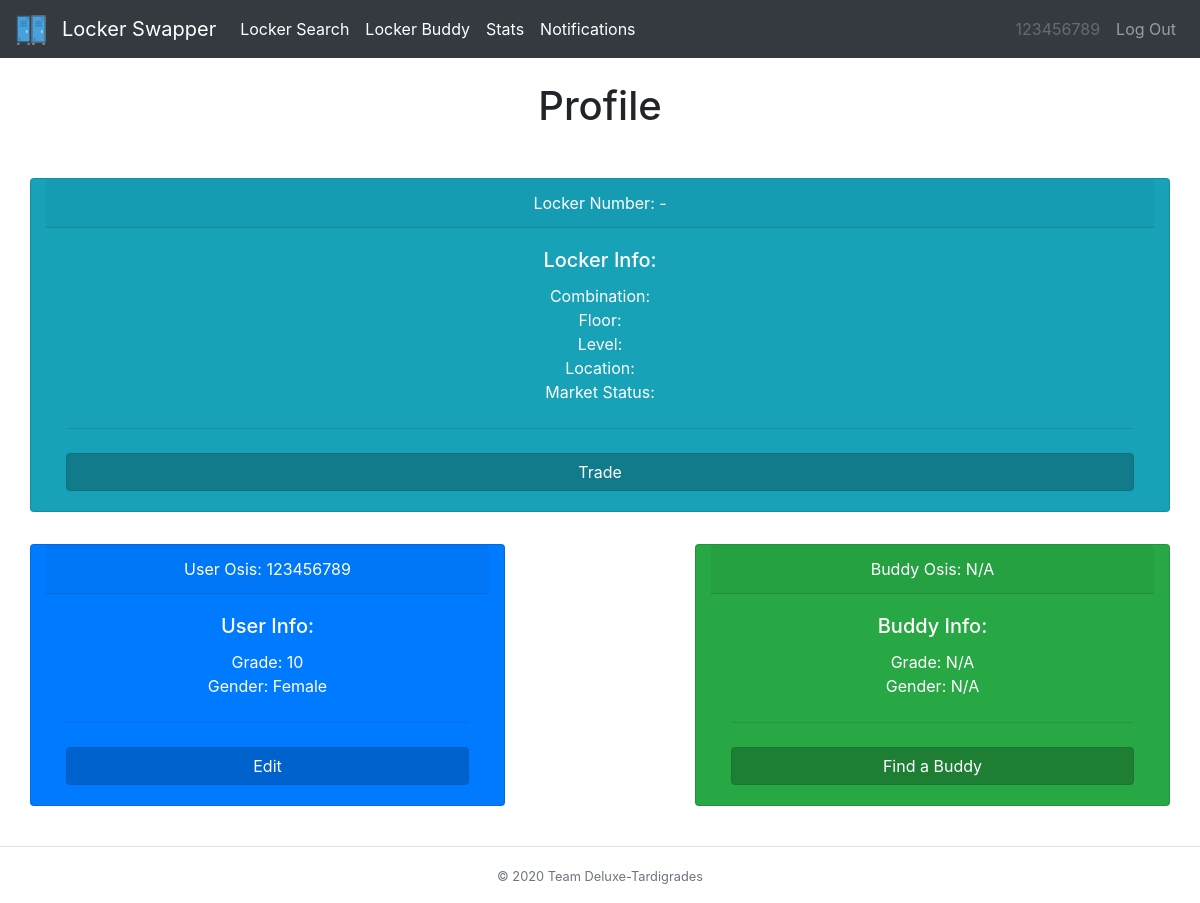
Page /home (signed in) on the earlier database version.
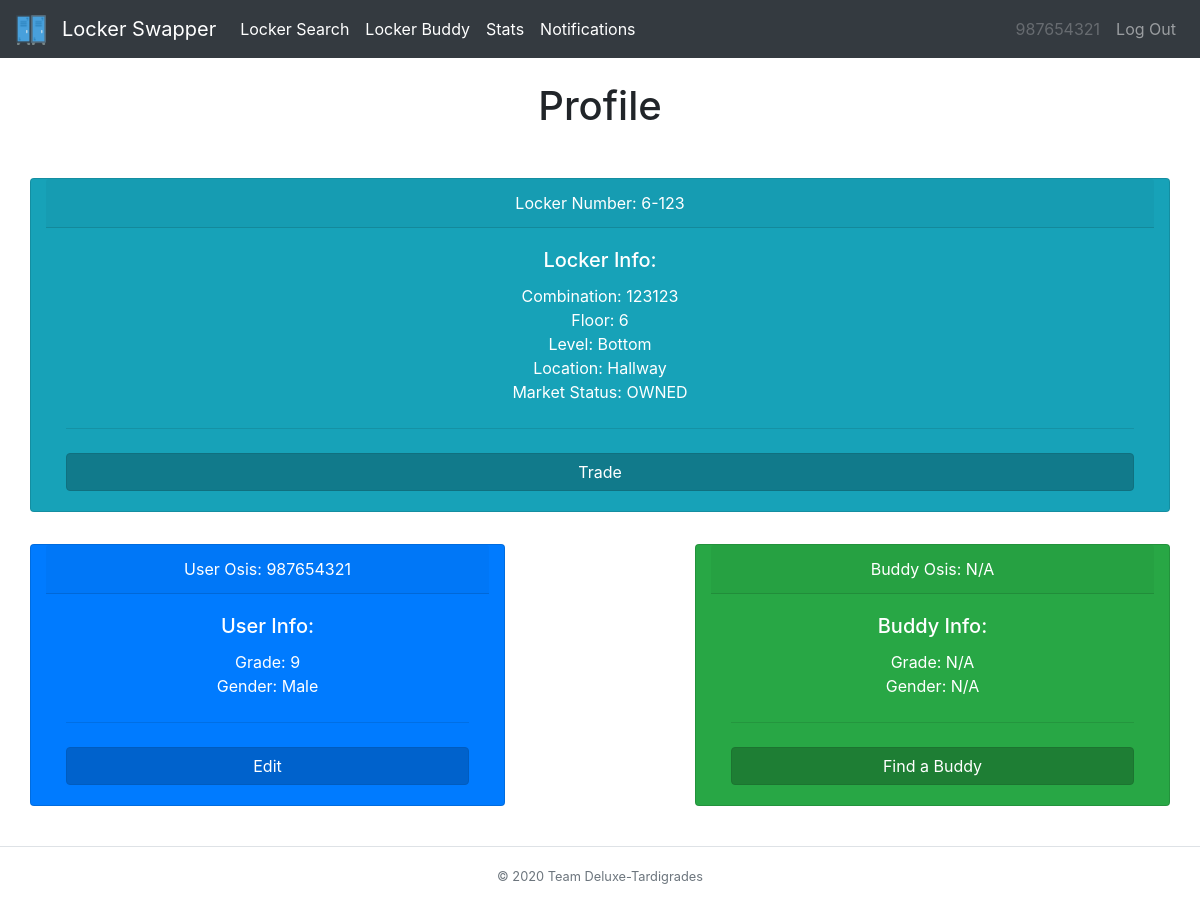
Same page on the later database version.
### tables this page shows
CREATE TABLE user_tbl (osis INT, password TEXT, locker INT, grade INT, buddy INT, survey TEXT, gender TEXT);

CREATE TABLE locker_tbl (locker INT, owner TEXT, combo TEXT, floor INT, level INT, location TEXT, status TEXT);

### __init__.py (the view)
@app.route("/home")
@login_required
def profile():
    userInfo = db_manager.getUserInfo(session['osis'])
    buddy = ["N/A","N/A","N/A","N/A","N/A","N/A","N/A","N/A"]
    if userInfo[4] != "":
        buddy = db_manager.getUserInfo(userInfo[4])
    locker = db_manager.getLockerInfo(userInfo[2], session['osis'])
    transactions=db_manager.getTransactionInfo(session['osis'])
    changed=db_manager.ifDissolve(session["osis"])
    return render_template("home.html", heading="Profile", userInfo=userInfo, buddy=buddy, locker=locker, transactions=transactions , user=session['osis'], changed=changed)

### __init__.py (called while the page is built)
def login_required(f):
    @wraps(f)
    def dec(*args, **kwargs):
        if 'osis' in session:
            return f(*args, **kwargs)
        flash('You must be logged in to view this page!', 'danger')
        return redirect('/')
    return dec

### db_builder.py (called while the page is built)
def execmany(cmd, inputs):
    db = sqlite3.connect(DB_FILE)
    c = db.cursor()
    output = c.execute(cmd, inputs)
    db.commit()
    return output

### db_manager.py (called while the page is built)
def getUserInfo(osis):
    q = "SELECT * from user_tbl WHERE osis=?"
    inputs = (osis,)
    data = execmany(q, inputs).fetchone()
    info = [data[0],data[1],data[2],data[3],data[4],data[5],data[6]]
    return info

def getLockerInfo(locker,osis):
    q = "SELECT * from locker_tbl WHERE locker=? AND owner = ?"
    inputs = (locker,osis)
    data = execmany(q, inputs).fetchone()
    info=[]
    if data is not None:
        for value in data:
            info.append(value)
    return info

def ifDissolve(user):
    q = "SELECT * FROM transaction_tbl WHERE (recipient=? OR sender=?) AND status = ? AND request = ?"
    inputs=(user,user,1,"D")
    data=execmany(q,inputs).fetchall()
    if len(data)!=0:
        return True
    return False

### templates/home.html (shortened to what this page needs)
{% extends "base.html" %}
{% block body %}
<div class="row">
  <div class="col-sm-12 col-md-12 col-lg-12 mx-auto">
    <div class="row">
      <div class="card text-white text-center bg-info my-3 col-md-12">
        <div class="card-header">Locker Number: {{locker[3]}}-{{locker[0]}}</div>
        <div class="card-body">
          <h5 class="card-title">Locker Info:</h5>
          <p class="card-text">Combination: {{locker[2]}} <br> Floor: {{locker[3]}} <br> Level: {{locker[4]}} <br> Location: {{locker[5]}} <br> Market Status: {{locker[6]}}</p>
          <hr class="my-4">
          <form action="/market" method="post">
            <button type="submit" class="btn btn-info btn-block active">Trade</button>
          </form>
        </div>
      </div>
    </div>
    <div class="row">
      <div class="card text-white text-center bg-primary my-3 col-md-5">
        <div class="card-header">User Osis: {{userInfo[0]}}</div>
        <div class="card-body">
          <h5 class="card-title">User Info:</h5>
          <p class="card-text">Grade: {{userInfo[3]}} <br> Gender: {{userInfo[6]}}</p>
          <hr class="my-4">
          <form action="/editprof">
            <button type="submit" class="btn btn-primary btn-block active">Edit</button>
          </form>
        </div>
      </div>
      <div class="col-md-2">
      </div>
      <div class="card text-white text-center bg-success my-3 col-md-5">
        <div class="card-header">Buddy Osis: {{buddy[0]}}</div>
        <div class="card-body">
          <h5 class="card-title">Buddy Info:</h5>
          <p class="card-text">Grade: {{buddy[3]}} <br> Gender: {{buddy[6]}}</p>
          <hr class="my-4">
         {% if buddy[0] == "N/A" %}
         <form action="/survey">
           <button type="submit" class="btn btn-success btn-block active">Find a Buddy</button>
         </form>
        {% endif %}
        </div>
      </div>
      </div>
  </div>
</div>
{% endblock %}

Differences in the rows shown:
now on this page (row edited): locker_tbl: floor "6", locker "123", combo "123123", level "Bottom", location "Hallway", status "OWNED"
changed user_tbl: osis "123456789" → "987654321"; grade "10" → "9"; gender "Female" → "Male"
Other differences:
{{ user }}: "123456789" → "987654321"
